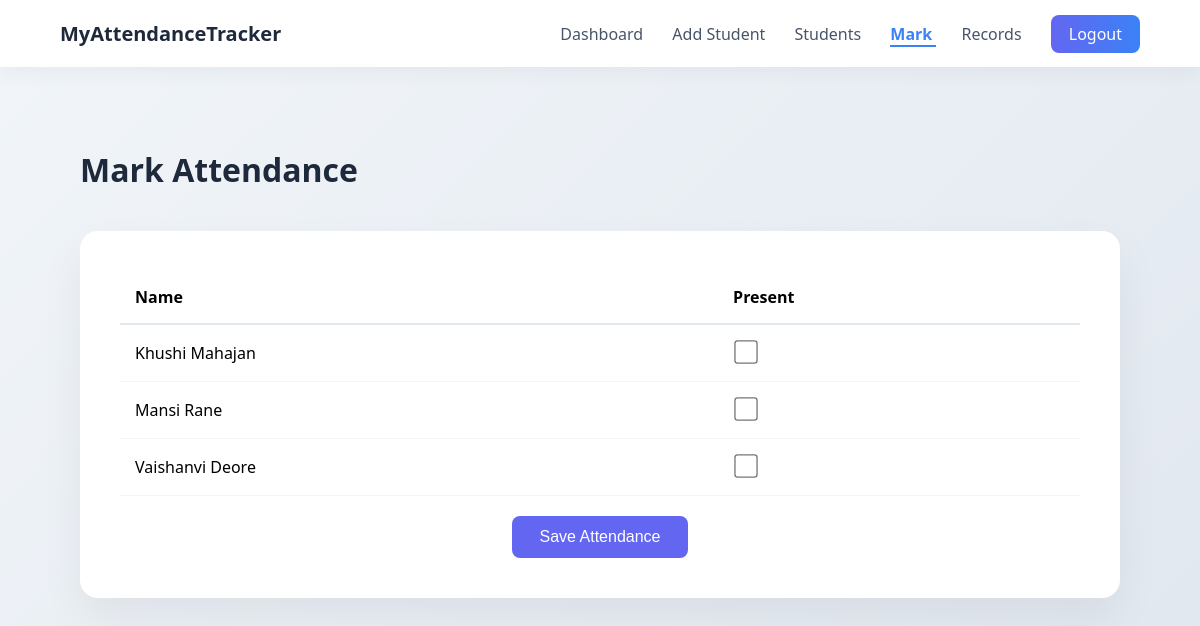
The page /mark_attendance (signed in) on the database its author committed.
### tables this page shows
CREATE TABLE students (
            id INTEGER PRIMARY KEY AUTOINCREMENT,
            name TEXT NOT NULL,
            roll TEXT NOT NULL,
            class_name TEXT NOT NULL,
            email TEXT NOT NULL
        );

### app.py (the view, shortened to what this page needs)
@app.route("/mark_attendance", methods=["GET", "POST"])
def mark_attendance():
    if "user" not in session:
        return redirect(url_for("login"))
    conn = sqlite3.connect("database.db")
    c = conn.cursor()
    students = c.execute("SELECT * FROM students").fetchall()
    conn.close()
    return render_template("mark_attendance.html", students=students)

### templates/mark_attendance.html
{% extends "base.html" %}
{% block content %}
<h1 class="page-heading">Mark Attendance</h1>
<div class="card-container">
<form method="POST">
<table class="premium-table">
    <thead>
        <tr>
            <th>Name</th>
            <th>Present</th>
        </tr>
    </thead>
    <tbody>
        {% for student in students %}
        <tr>
            <td>{{ student[1] }}</td>
            <td>
                <input type="checkbox" name="{{ student[0] }}" class="custom-checkbox">
            </td>
        </tr>
        {% endfor %}
    </tbody>
</table>
<button type="submit" class="save-btn">
    Save Attendance
</button>
</form>
</div>
{% endblock %}

### static/style.css (style rules this page uses)
* { box-sizing: border-box; }
html, body { margin: 0; padding: 0; overflow-x: hidden; font-family: 'Segoe UI', sans-serif; background: linear-gradient(135deg, #f1f5f9, #e2e8f0); }
.page-heading { font-size: 32px; font-weight: 700; margin-bottom: 40px; color: #1e293b; }
.card-container { background: white; padding: 40px; border-radius: 18px; box-shadow: 0 20px 45px rgba(0,0,0,0.06); }
.premium-table { width: 100%; border-collapse: collapse; }
.premium-table th { text-align: left; padding: 15px; border-bottom: 2px solid #e2e8f0; }
.premium-table td { padding: 15px; border-bottom: 1px solid #f1f5f9; }
.custom-checkbox { width: 18px; height: 18px; cursor: pointer; }
.save-btn { margin-top: 20px; padding: 12px 28px; font-size: 16px; border-radius: 8px; background: #6366f1; color: white; border: none; cursor: pointer; transition: 0.3s ease; display: block; margin-left: auto; margin-right: auto; }
input[type="checkbox"] { transform: scale(1.3); cursor: pointer; }

### rows shown on the page
students: name "Khushi Mahajan"
students: name "Mansi Rane"
students: name "Vaishanvi Deore"
